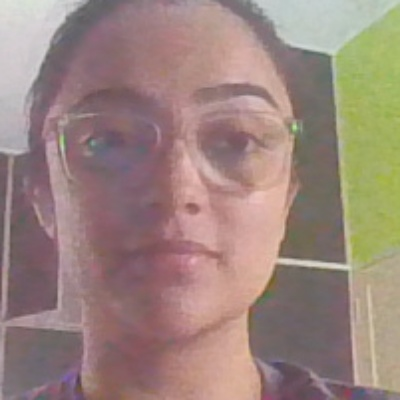
#> input picture Dataset/Test/100.jpg, 400 x 400 px, given in place of the camera
$ jupyter execute Facecapturerun.ipynb
#> lines starting #> are read from the running program, lines starting #| are printed output that depends on the picture
#> further down, frame is the input picture: shape (400, 400, 3); mean B, G, R 125.8, 133.4, 155.5
[cell 1]
import cv2
import os

# Specify the path to the HAAR cascade file
haar_cascade_path = 'haarcascade_frontalface_default.xml'

# Check if the file exists at the specified path
if not os.path.isfile(haar_cascade_path):
    print(f"HAAR classifier xml file not found at {os.path.abspath(haar_cascade_path)}. Please check the path and ensure the file exists.")
else:
    print(f"HAAR classifier xml file found at {os.path.abspath(haar_cascade_path)}. Loading classifier.")

# Load HAAR face classifier
face_classifier = cv2.CascadeClassifier(haar_cascade_path)

# Function to detect faces and return the cropped face
def face_extractor(img):
    # Convert image to grayscale
    gray = cv2.cvtColor(img, cv2.COLOR_BGR2GRAY)
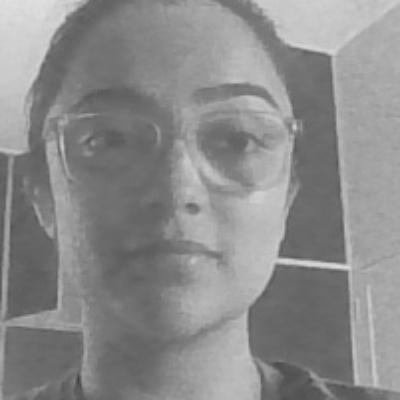
#> gray: shape (400, 400); min 67, max 225, mean 139.1

    # Detect faces using the HAAR classifier
    faces = face_classifier.detectMultiScale(gray, 1.3, 5)
#> faces = [[32, 29, 297, 297]]

    # If no faces are detected, return None
    if len(faces) == 0:
        return None

    # Crop the first face found (you can modify this to handle multiple faces)
    for (x, y, w, h) in faces:
        x = x - 10
        y = y - 10
        cropped_face = img[y:y+h+50, x:x+w+50]
        break  # Break after the first face is found and cropped
#> this loop made 1 pass
#> (x, y, w, h) on pass 1: (22, 19, 297, 297)
#> pass 1, in face_extractor, `cropped_face = img[y:y+h+50, x:x+w+50]`:
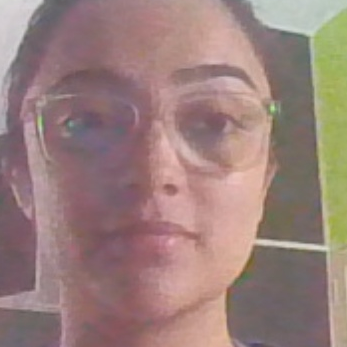
#> cropped_face: shape (347, 347, 3); mean B, G, R 123.8, 128.4, 153.9

    return cropped_face

# Initialize webcam
cap = cv2.VideoCapture(0)
count = 0

# Check if the classifier was loaded correctly
if face_classifier.empty():
    print("Error loading HAAR classifier xml file. Please check the path and ensure the file exists.")
else:
    print("HAAR classifier loaded successfully.")

# Collect 100 samples of your face from webcam input
try:
    while True:
        # Read a frame from the webcam
        ret, frame = cap.read()

        # Display the frame to check if it's being captured correctly
        cv2.imshow('Webcam', frame)

        # If a frame is read successfully and a face is detected
        if ret:
            face = face_extractor(frame)
            if face is not None:
                count += 1
                face = cv2.resize(face, (400, 400))

                # Save the cropped face image with a unique filename
                file_name_path = './Images/' + str(count) + '.jpg'
                cv2.imwrite(file_name_path, face)

                # Display the current count on the image
                cv2.putText(face, str(count), (50, 50), cv2.FONT_HERSHEY_COMPLEX, 1, (0, 255, 0), 2)
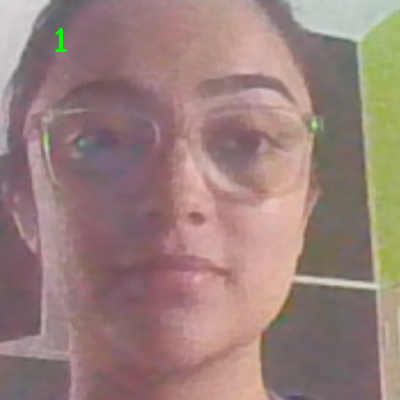
#> face: shape (400, 400, 3); mean B, G, R 123.6, 128.4, 153.7
                cv2.imshow('Face Cropper', face)
            else:
                print("Face not found.")
        else:
            print("Frame not read properly.")

        # Break the loop if 'Enter' key is pressed or 100 samples are collected
        if cv2.waitKey(1) == 13 or count == 100:  # 13 is the Enter Key
#> (key Esc is pressed here)
            break

except KeyboardInterrupt:
    print("Interrupted by user. Exiting...")

# Release the webcam and destroy all OpenCV windows
cap.release()
cv2.destroyAllWindows()

# Print completion message
print("Collecting Samples Complete")
